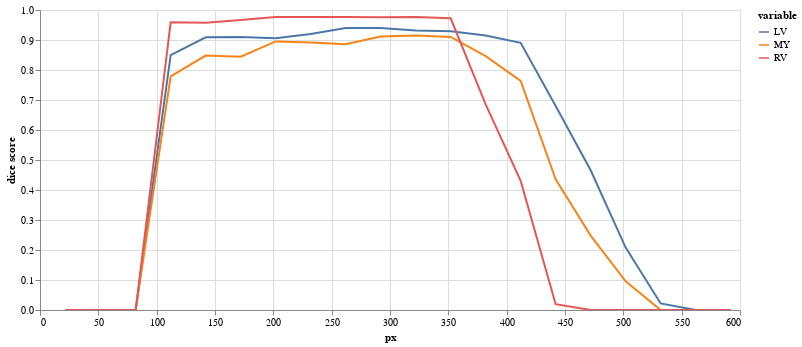

Source (notebook cell):
### Code cell
(alt
 .Chart(results.melt(id_vars=['px'],value_vars=['LV','MY','RV'],value_name='dice score'))
 .mark_line()
 .encode(
     x="px",
     y="dice score",
     color="variable",
     tooltip="dice score"
 )
 .properties(width=700,height=300)
 .interactive()
)

### Figure 1 — Vega-Lite specification as saved in the notebook (floating-point values rounded to 4 significant figures)
{"config": {"view": {"continuousWidth": 400, "continuousHeight": 300}}, "data": {"name": "data-f67a69917253623999560bbb2e9b6a5b"}, "mark": "line", "encoding": {"color": {"field": "variable", "type": "nominal"}, "tooltip": {"field": "dice score", "type": "quantitative"}, "x": {"field": "px", "type": "quantitative"}, "y": {"field": "dice score", "type": "quantitative"}}, "height": 300, "selection": {"selector001": {"type": "interval", "bind": "scales", "encodings": ["x", "y"]}}, "width": 700, "$schema": "https://vega.github.io/schema/vega-lite/v4.17.0.json", "datasets": {"data-f67a69917253623999560bbb2e9b6a5b": [{"px": 22, "variable": "LV", "dice score": 0.0}, {"px": 52, "variable": "LV", "dice score": 0.0}, {"px": 82, "variable": "LV", "dice score": 0.0}, {"px": 112, "variable": "LV", "dice score": 0.8499}, {"px": 142, "variable": "LV", "dice score": 0.9091}, {"px": 172, "variable": "LV", "dice score": 0.9097}, {"px": 202, "variable": "LV", "dice score": 0.9059}, {"px": 232, "variable": "LV", "dice score": 0.9197}, {"px": 262, "variable": "LV", "dice score": 0.9401}, {"px": 292, "variable": "LV", "dice score": 0.9402}, {"px": 322, "variable": "LV", "dice score": 0.932}, {"px": 352, "variable": "LV", "dice score": 0.9289}, {"px": 382, "variable": "LV", "dice score": 0.9148}, {"px": 412, "variable": "LV", "dice score": 0.8904}, {"px": 442, "variable": "LV", "dice score": 0.6802}, {"px": 472, "variable": "LV", "dice score": 0.4657}, {"px": 502, "variable": "LV", "dice score": 0.208}, {"px": 532, "variable": "LV", "dice score": 0.02179}, {"px": 562, "variable": "LV", "dice score": 0.0}, {"px": 592, "variable": "LV", "dice score": 0.0}, {"px": 22, "variable": "MY", "dice score": 0.0}, {"px": 52, "variable": "MY", "dice score": 0.0}, {"px": 82, "variable": "MY", "dice score": 0.0}, {"px": 112, "variable": "MY", "dice score": 0.7785}, {"px": 142, "variable": "MY", "dice score": 0.848}, {"px": 172, "variable": "MY", "dice score": 0.8446}, {"px": 202, "variable": "MY", "dice score": 0.8952}, {"px": 232, "variable": "MY", "dice score": 0.8918}, {"px": 262, "variable": "MY", "dice score": 0.8857}, {"px": 292, "variable": "MY", "dice score": 0.9116}, {"px": 322, "variable": "MY", "dice score": 0.9152}, {"px": 352, "variable": "MY", "dice score": 0.9103}, {"px": 382, "variable": "MY", "dice score": 0.8462}, {"px": 412, "variable": "MY", "dice score": 0.7635}, {"px": 442, "variable": "MY", "dice score": 0.436}, {"px": 472, "variable": "MY", "dice score": 0.2481}, {"px": 502, "variable": "MY", "dice score": 0.0957}, {"px": 532, "variable": "MY", "dice score": 0.0}, {"px": 562, "variable": "MY", "dice score": 0.0}, {"px": 592, "variable": "MY", "dice score": 0.0}, {"px": 22, "variable": "RV", "dice score": 0.0}, {"px": 52, "variable": "RV", "dice score": 0.0}, {"px": 82, "variable": "RV", "dice score": 0.0}, {"px": 112, "variable": "RV", "dice score": 0.9591}, {"px": 142, "variable": "RV", "dice score": 0.9577}, {"px": 172, "variable": "RV", "dice score": 0.9664}, {"px": 202, "variable": "RV", "dice score": 0.9769}, {"px": 232, "variable": "RV", "dice score": 0.9764}, {"px": 262, "variable": "RV", "dice score": 0.9763}, {"px": 292, "variable": "RV", "dice score": 0.9755}, {"px": 322, "variable": "RV", "dice score": 0.9763}, {"px": 352, "variable": "RV", "dice score": 0.9723}, {"px": 382, "variable": "RV", "dice score": 0.6855}, {"px": 412, "variable": "RV", "dice score": 0.4303}, {"px": 442, "variable": "RV", "dice score": 0.0192}, {"px": 472, "variable": "RV", "dice score": 0.0}, {"px": 502, "variable": "RV", "dice score": 0.0}, {"px": 532, "variable": "RV", "dice score": 0.0}, {"px": 562, "variable": "RV", "dice score": 0.0}, {"px": 592, "variable": "RV", "dice score": 0.0}]}}
